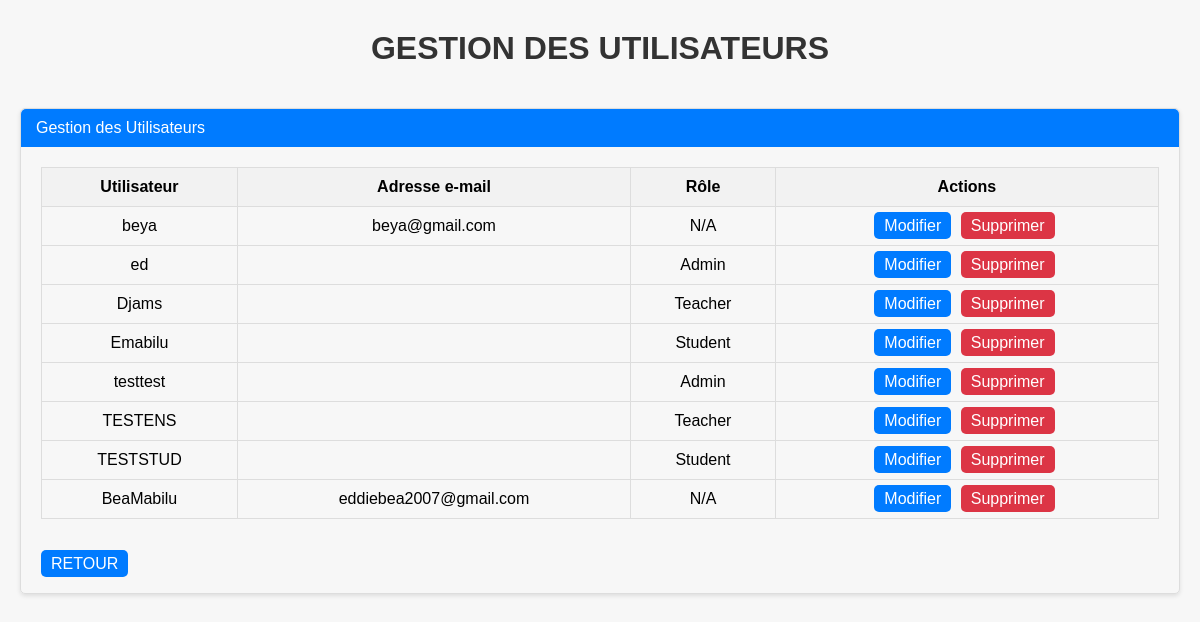
Page /manage_users/ (signed in) on the committed database.
### Softprojetdjangobeya/models.py (models this page shows)
class User(AbstractUser):
    is_admin = models.BooleanField('Is admin', default=False)
    is_teacher = models.BooleanField('Is teacher', default=False)
    is_student = models.BooleanField('Is student', default=False)
    groups = models.ManyToManyField(
        Group, related_name='softprojetdjangobeya_users')
    user_permissions = models.ManyToManyField(
        Permission, related_name='softprojetdjangobeya_users')

### Softprojetdjangobeya/views.py (the view)
# urls.py: path('manage_users/', views.manage_users, name='manage_users'),
@login_required  # Assure que l'administrateur est connecté
def manage_users(request):
    users = User.objects.all()
    return render(request, 'admin/manageuser.html', {'users': users})

### Softprojetdjangobeya/templates/admin/manageuser.html (shortened to what this page needs)
<!DOCTYPE html>
<html lang="en">
  <head>
  </head>
  <body>
    <h1>GESTION DES UTILISATEURS</h1>
    <main>
      <div class="container-fluid">
        <div class="card">
          <div class="card-header">
            Gestion des Utilisateurs
          </div>
          <div class="card-body">
            <table class="table">
              <thead>
                <tr>
                  <th>Utilisateur</th>
                  <th>Adresse e-mail</th>
                  <th>Rôle</th>
                  <th>Actions</th>
                </tr>
              </thead>
              <tbody>
                {% for user in users %}
                    <tr>
                    <td>{{ user.username }}</td>
                    <td>{{ user.email }}</td>
                    <td>
                        {% if user.is_admin %}
                            Admin
                        {% elif user.is_teacher %}
                            Teacher
                        {% elif user.is_student %}
                            Student
                        {% else %}
                            N/A
                        {% endif %}
                    </td>
                    <td>
                        <a href="#" class="btn btn-primary btn-sm">Modifier</a>
                        <a href="#" class="btn btn-danger btn-sm">Supprimer</a>
                    </td>
                    </tr>
                {% endfor %}
              </tbody>
            </table>
            <br /><br />
            <a class="btn btn-primary" href="{% url 'admin' %}"> RETOUR </a>
          </div>
        </div>
      </div>
    </main>
  </body>
</html>

### Softprojetdjangobeya/templates/admin/manageuser.html (style rules this page uses)
body { font-family: Arial, sans-serif; background-color: #f7f7f7; margin: 0; padding: 0; }
h1 { text-align: center; margin-top: 30px; color: #333; }
.container-fluid { max-width: 1200px; margin: 0 auto; padding: 20px; }
.card { border: 1px solid #ddd; border-radius: 5px; box-shadow: 0 2px 4px rgba(0, 0, 0, 0.1); }
.card-header { background-color: #007bff; color: #fff; padding: 10px 15px; border-bottom: none; border-top-left-radius: 5px; border-top-right-radius: 5px; }
.card-body { padding: 20px; }
table { width: 100%; border-collapse: collapse; }
th, td { padding: 10px; border: 1px solid #ddd; text-align: center; }
th { background-color: #f2f2f2; }
.btn-primary, .btn-danger { background-color: #007bff; border: none; color: #fff; padding: 5px 10px; border-radius: 5px; text-decoration: none; margin-right: 5px; }
.btn-danger { background-color: #dc3545; }

### rows in the picture
User: username "beya", email "beya@gmail.com", is_admin "N/A"
User: username "ed", is_admin "Admin"
User: username "Djams", is_admin "Teacher"
User: username "Emabilu", is_admin "Student"
User: username "testtest", is_admin "Admin"
User: username "TESTENS", is_admin "Teacher"
User: username "TESTSTUD", is_admin "Student"
User: username "BeaMabilu", email "eddiebea2007@gmail.com", is_admin "N/A"
